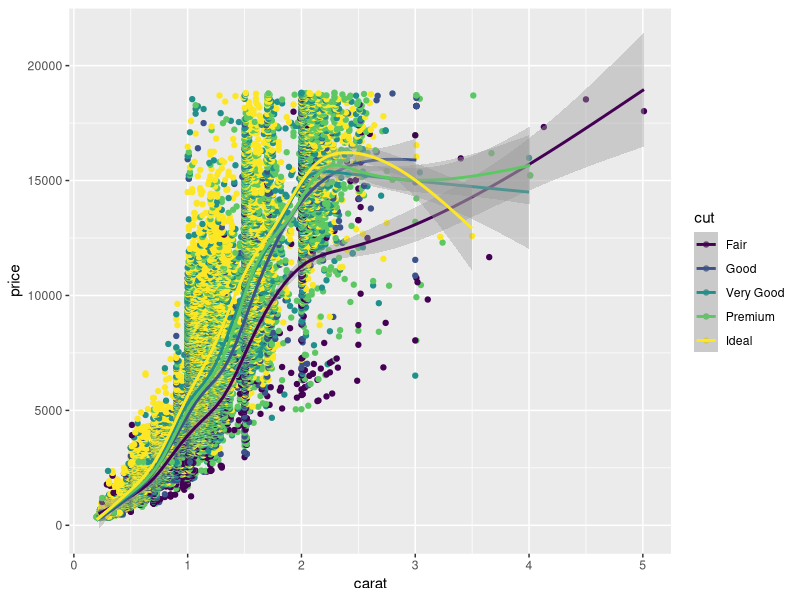
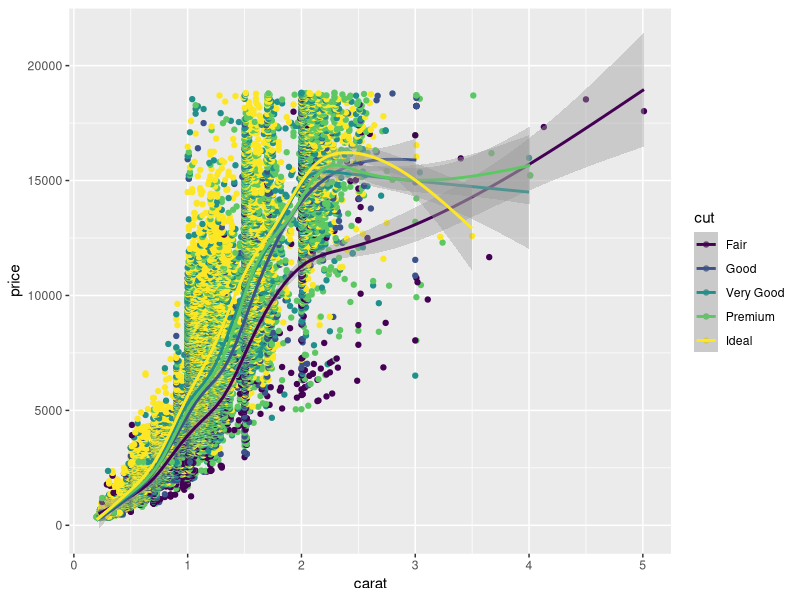
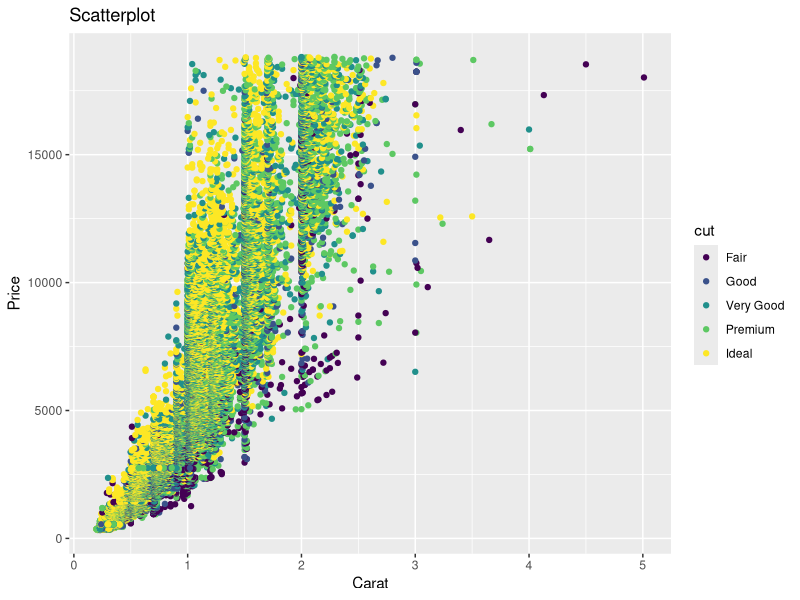
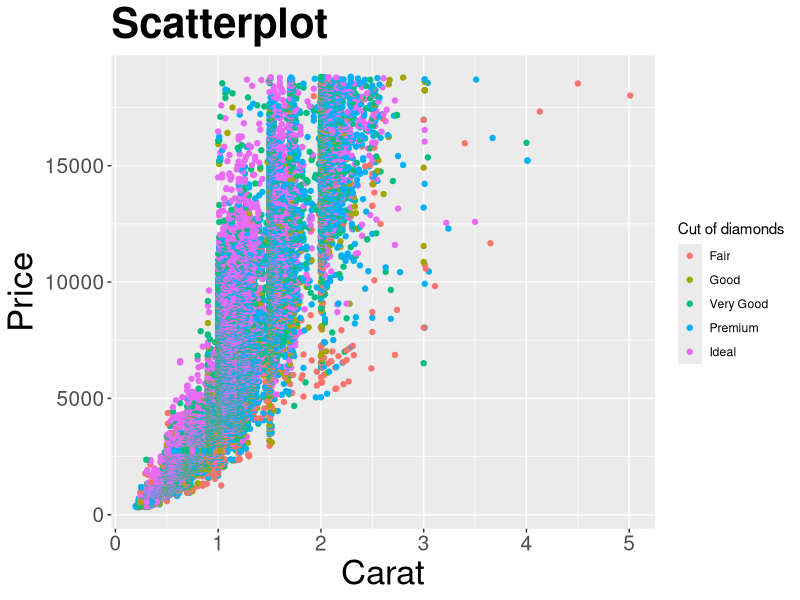
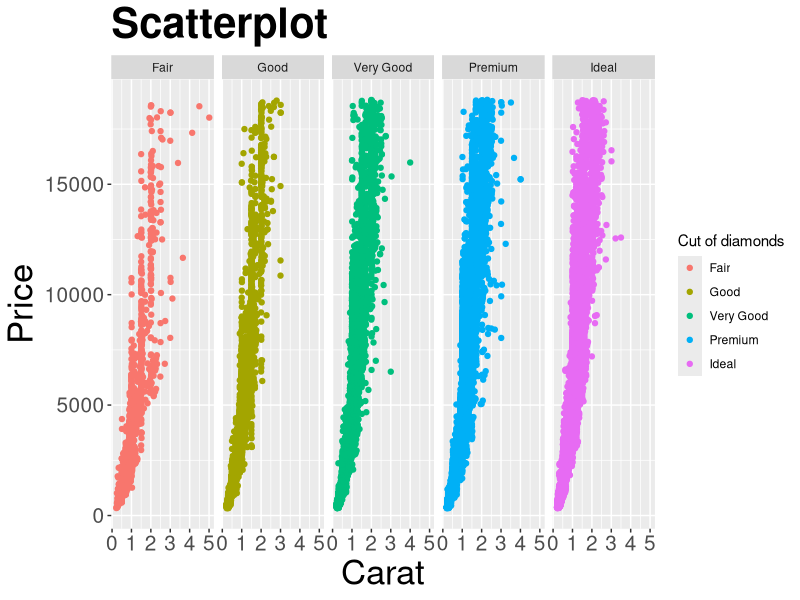
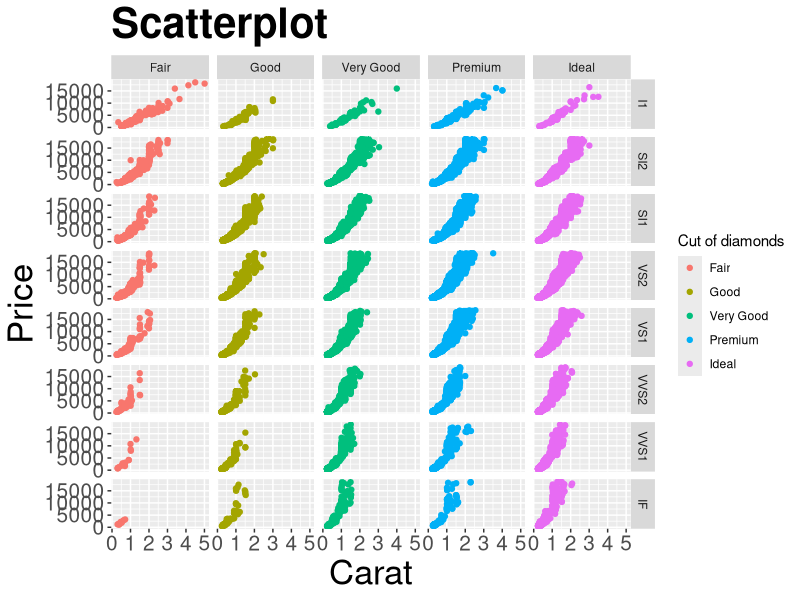
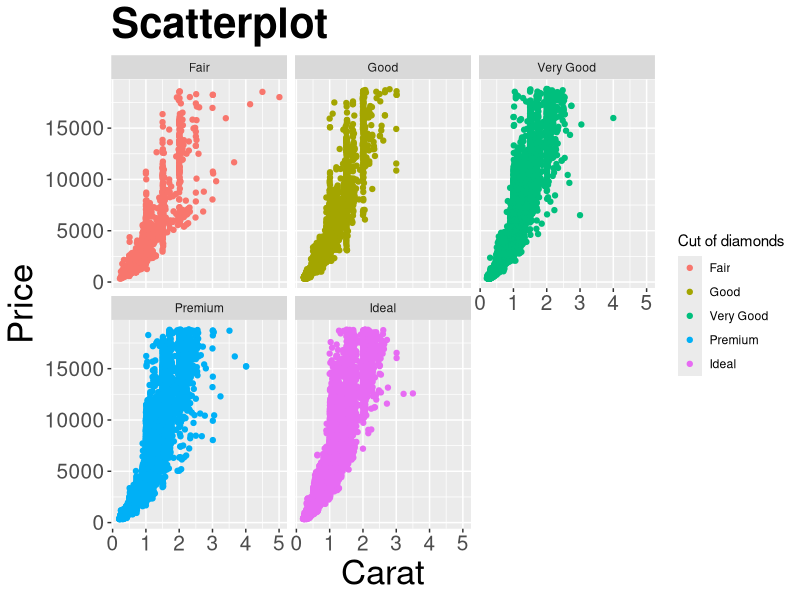

R code for these plots, in order:
library(ggplot2)
##

##diamonds is a data.frame
##ggplot(df)+geom, aes can be defined for each layer or all
#each layer is specified by geom
#aes stands for  aesthetics

#1
ggplot(diamonds, aes(x=carat, y=price, color=cut)) + geom_point()+ geom_smooth()

#2, the same as 1
ggplot(diamonds) + geom_point(aes(x=carat, y=price, color=cut)) + geom_smooth(aes(x=carat, y=price, color=cut))

#labels:
gg=ggplot(diamonds, aes(x=carat, y=price, color=cut)) + geom_point() + labs(title="Scatterplot", x="Carat", y="Price")
print(gg)  #print the plot


#adjust the theme, for example, the font size
#
gg1 <- gg + theme(plot.title=element_text(size=30, face="bold"), 
                  axis.text.x=element_text(size=15), 
                  axis.text.y=element_text(size=15),
                  axis.title.x=element_text(size=25),
                  axis.title.y=element_text(size=25)) + 
  scale_color_discrete(name="Cut of diamonds")  # add title and axis text, change legend title.
print(gg1)  # print the plot

##using facet to plot subplots
#seperate the main plot into subplots
#
#use facet_grid(. ~ x-axis-variable), or facet_grid(y-axis-variable ~ .)
#or facet_gird(y-xis-variable ~ x-axis-variable)
gg1+ facet_grid(. ~ cut)
gg1 + facet_grid(clarity ~ cut)

#
gg1+facet_wrap(~ cut)